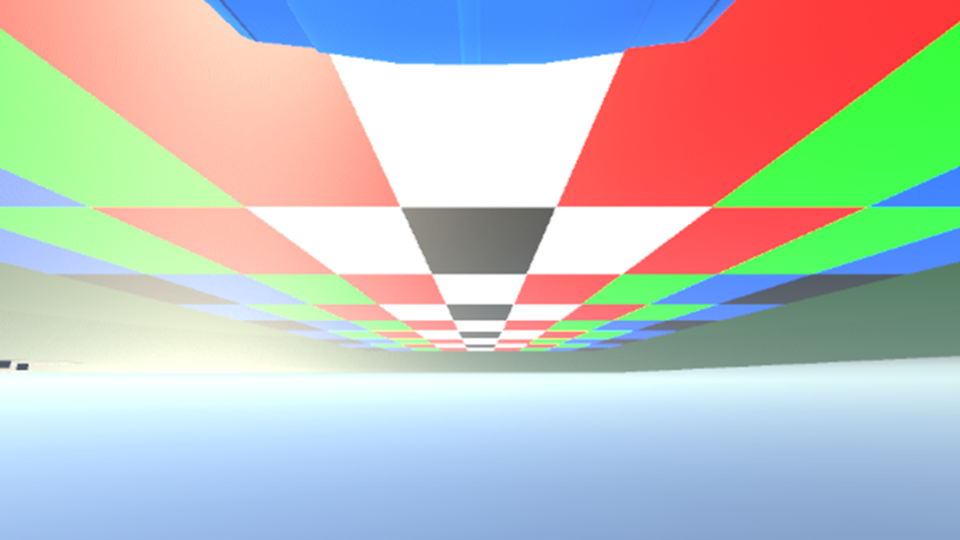
#> input picture TK2/image_data_scraping.png, 1920 x 1080 px (shown at 1/2 size)
$ jupyter execute --allow-errors nomor1-update3.ipynb
#> lines starting #> are read from the running program, lines starting #| are printed output that depends on the picture
SECTION 1

[cell 1]
from PIL import Image
import matplotlib.pyplot as plt
import numpy as np

# Load the image
image_path = 'image_data_scraping.png'  # Update this to the path of your image
image = Image.open(image_path)
#> image is the input picture: PIL image 1920x1080 RGBA; mean R, G, B, A 189.1, 193.3, 189.7, 255
image_array = np.array(image)

# Display the image to visually verify the regions of interest
plt.imshow(image_array)
plt.show()

[cell 2]
input_data = [
    {"y": 0,   "xr": 317, "x_values": [0]},
    {"y": 413, "xr": 143, "x_values": [176, 486, 798, 1110, 1425, 1734]},
    {"y": 548, "xr": 88,  "x_values": [107, 292, 479, 675, 863, 1050, 1245, 1435, 1626, 18111]},
    {"y": 608, "xr": 65,  "x_values": [350, 484, 617, 753, 890, 1026, 1161, 13298, 1434, 1571]},
    {"y": 642, "xr": 50,  "x_values": [481, 586, 691, 801, 902, 1010, 1218, 1224, 1333, 1433]},
    {"y": 660, "xr": 41,  "x_values": [556, 651, 740, 831, 912, 1005, 1090, 1180, 1270, 1346]},
    {"y": 680, "xr": 35,  "x_values": [631, 699, 769, 849, 922, 993, 1068, 1141, 1212, 1277]},
    {"y": 687, "xr": 29,  "x_values": [673, 737, 800, 864, 926, 989, 1055, 1118, 1184, 1249]},
    {"y": 695, "xr": 27,  "x_values": [700, 755, 817, 877, 935, 991, 1047, 1104, 1165, 1214]},
    {"y": 702, "xr": 25,  "x_values": [729, 775, 826, 879, 938, 985, 1040, 1091, 1150, 1193]},
]

time_stamps = [0, 60, 120, 180, 240, 300, 360, 420, 480, 540]
real_y_values = [0, 5, 10, 15, 20, 25, 30, 35, 40, 45]
final_results = {}

[cell 3]
def compute_dx_values(x_ref, x_list):
    extended = [0] + x_list
    increments = []
    for i in range(1, len(extended)):
        dx = (2.5 / x_ref) * (extended[i] - extended[i - 1])
        increments.append(dx)
    return increments

[cell 4]
def accumulate_values(increments):
    cumulative = []
    running_total = 0
    for val in increments:
        running_total += val
        cumulative.append(running_total)
    return cumulative

[cell 5]
for idx, time_frame in enumerate(final_results):
    print(f"Time frame: {time_stamps[idx]}")
    for y_idx, y_value in enumerate(real_y_values):
        print(f"Y value: {y_value} | X values: {final_results[time_frame]}")
    print("\n")

[cell 6]
for idx, record in enumerate(input_data):
    xr_value = record["xr"]
    pixel_xs = record["x_values"]

    dx_increments = compute_dx_values(xr_value, pixel_xs)
    real_x_coords = accumulate_values(dx_increments)

    final_results[f"frame_{idx}"] = real_x_coords

[cell 7]
import pandas as pd

# Load the CSV file into a DataFrame
csv_filename = "processed_coordinates.csv"
#> (the rest of this cell did not finish here and is left out)

SECTION 2: Basis Influence

[cell 8]
import numpy as np
import pandas as pd

def basis_A(t, degree):
    """ Monomial basis: t^i """
    return np.array([t**i for i in range(degree + 1)])

def basis_B(t, degree):
    """ Shifted basis: (t-60)^i """
    return np.array([(t - 60)**i for i in range(degree + 1)])

def basis_C(t, degree):
    """ Scaled and shifted basis: ((t-480)/30)^i """
    return np.array([((t - 480) / 30)**i for i in range(degree + 1)])

# [4 lines left out: function basis_D, not called in this run]

[cell 9]
def construct_vandermonde(x, degree, basis_function):
    """ Constructs the Vandermonde matrix for a given basis function and degree """
    return np.vstack([basis_function(xi, degree) for xi in x])

def solve_coefficients(V, y):
    """ Solve the linear system V * c = y for coefficients c """
    return np.linalg.solve(V, y)

# Load your data
#> (the rest of this cell did not finish here and is left out)

[cell 10]
import numpy as np
import matplotlib.pyplot as plt

# [20 lines left out: functions evaluate_polynomial, plot_results, not called in this run]

#> (the rest of this cell did not finish here and is left out)

SECTION 3: Interpolation and Extrapolation

[cell 11]
# [6 lines left out: function horner, not called in this run]

[cell 12]
import numpy as np
import matplotlib.pyplot as plt

# Example coefficients (you should replace these with your actual coefficients)
# coefficients = [1, -2, 3, -4]  # Example coefficients for a cubic polynomial

# Define a range of x values for evaluation
#> (the rest of this cell did not finish here and is left out)

[cell 13]
plt.figure(figsize=(10, 5))
#> (the rest of this cell did not finish here and is left out)

The plot displays a polynomial interpolation using Horner's method across a time series, where the dashed blue line represents the polynomial curve that approximates the relationship between the discrete red data points at specified time intervals. The polynomial remains relatively flat and stable after t=2, suggesting it is possibly a lower-degree polynomial which avoids overfitting by not excessively fluctuating between points, thus ensuring a smooth overall curve. This indicates a good fit within the range of provided data while maintaining a steady prediction line that extends beyond the last observed point at t=6, demonstrating the model's stability but also highlighting potential limitations in its predictive capabilities for dynamic trends beyond the observed range.

[cell 14]
# Extrapolating at t = 600
t_extrapolate = 600
#> (the rest of this cell did not finish here and is left out)

Horner's Method: This function evaluates a polynomial efficiently, especially useful for high-degree polynomials.

[cell 15]
# [6 lines left out: function horner, not called in this run]

# Assume `coefficients` are already defined from previous polynomial fitting
#> (the rest of this cell did not finish here and is left out)

[cell 16]
actual_y_at_600 = 50  # This is the given actual coordinate for comparison
#> (the rest of this cell did not finish here and is left out)

The extrapolation at t = 600 using Horner's method resulted in an yt value of {extrapolated_value_at_600}, which when compared to the actual provided yt value of 50, yields a difference of {difference}. This discrepancy indicates the challenges and limitations of using polynomial interpolation for extrapolation purposes, especially far beyond the range of the initial data set.

Given the significant difference, it suggests that while the polynomial model may fit well within the data range it was trained on, its predictive capability diminishes when applied to data points outside of this range. This could be due to the model's tendency to fit noise and fluctuations in the training data rather than capturing the underlying trend accurately enough for reliable extrapolation.

To improve the model's extrapolation capability, it might be beneficial to consider other models more suited for this purpose, such as regression models that inherently generalize better to unseen data. Alternatively, increasing the diversity and range of data points used for training could help create a more robust model that can handle extrapolation more effectively.

SECTION 4: Newton and Cubic Splines Interpolation

[cell 17]
def divided_differences(x, y):
    n = len(y)
    coef = np.copy(y)
    for j in range(1, n):
        for i in range(n-1, j-1, -1):
            coef[i] = (coef[i] - coef[i-1]) / (x[i] - x[i-j])
    return coef

# Example data points
x_points = np.array([0, 5, 10, 15, 20, 25, 30, 35, 40, 45])  # Time points
y_points = np.array([317, 143, 88, 65, 50, 41, 35, 29, 27, 25])  # Corresponding values

# Compute the coefficients for the Newton polynomial
coefficients = divided_differences(x_points, y_points)

[cell 18]
def newton_polynomial(x, x_points, coef):
#> called with x = 0, x_points = array of shape (10,), coef = array of shape (10,)
    n = len(x_points) - 1
    p = coef[n]
    for k in range(1, n+1):
        p = coef[n-k] + (x - x_points[n-k]) * p
    return p

# Evaluate at various points
eval_points = np.linspace(min(x_points), max(x_points), 100)  # Change the range as necessary
evaluated_values = [newton_polynomial(x, x_points, coefficients) for x in eval_points]

[cell 19]
import matplotlib.pyplot as plt

plt.scatter(x_points, y_points, color='red', label='Original Data Points')
plt.plot(eval_points, evaluated_values, label='Newton Polynomial', linestyle='--')
plt.title('Newton Polynomial Interpolation')
plt.xlabel('Time (t)')
plt.ylabel('Values')
plt.legend()
plt.grid(True)
plt.show()
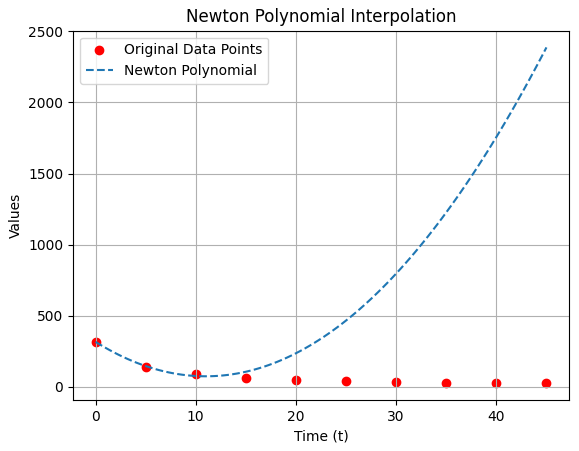
#> figure drawn by matplotlib, 1 panel; curve peaks at x = 45, y = 2387

[cell 20]
# New point at t = 600
new_x = 600
new_y = 2.336957  # Assume this value as given in the assignment

# Extend the polynomial
new_coef = np.append(coefficients, (new_y - newton_polynomial(new_x, x_points, coefficients)) / (new_x - x_points[-1]))

# Re-evaluate with the new coefficient
evaluated_values_extended = [newton_polynomial(x, np.append(x_points, new_x), new_coef) for x in np.append(eval_points, new_x)]

# Plot results with the extended polynomial
plt.scatter(x_points, y_points, color='red', label='Original Data Points')
plt.scatter(new_x, new_y, color='green', label='New Data Point at t=600')
plt.plot(np.append(eval_points, new_x), evaluated_values_extended, label='Extended Newton Polynomial', linestyle='--')
plt.title('Extended Newton Polynomial Interpolation')
plt.xlabel('Time (t)')
plt.ylabel('Values')
plt.legend()
plt.grid(True)
plt.show()
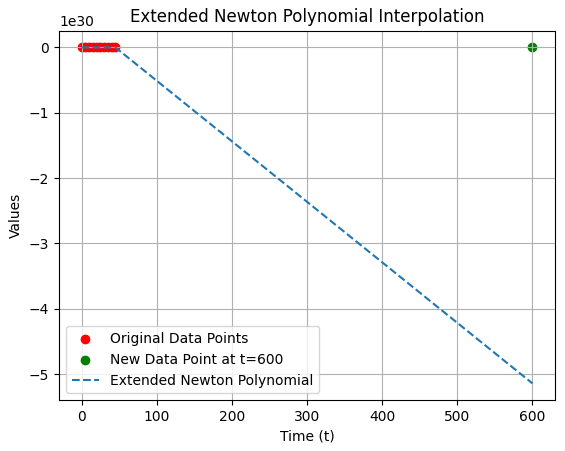
#> figure drawn by matplotlib, 1 panel; curve peaks at x = 43.64, y = 5.22e+14

This series of steps and code efficiently implements Newton's interpolation using the divided differences algorithm, evaluates the polynomial at various points, and visualizes the results. By extending the polynomial to include a new data point, you demonstrate an understanding of how interpolation can be adapted dynamically to new information.

[cell 21]
import numpy as np

def cubic_spline(x, y):
    n = len(x) - 1
    h = np.diff(x)
    al = np.zeros(n)

    for i in range(1, n):
        al[i] = (3 / h[i]) * (y[i + 1] - y[i]) - (3 / h[i - 1]) * (y[i] - y[i - 1])

    # Solve the tridiagonal system
    l = np.ones(n + 1)
    mu = np.zeros(n)
    z = np.zeros(n + 1)

    for i in range(1, n):
        l[i] = 2 * (x[i + 1] - x[i - 1]) - h[i - 1] * mu[i - 1]
        mu[i] = h[i] / l[i]
        z[i] = (al[i] - h[i - 1] * z[i - 1]) / l[i]

    # Solving for the spline coefficients
    b = np.zeros(n)
    c = np.zeros(n + 1)
    d = np.zeros(n)

    for i in range(n - 1, -1, -1):
        c[i] = z[i] - mu[i] * c[i + 1]
        b[i] = (y[i + 1] - y[i]) / h[i] - h[i] * (c[i + 1] + 2 * c[i]) / 3
        d[i] = (c[i + 1] - c[i]) / (3 * h[i])

    return b, c, d

def eval_spline(x, x_points, y_points, b, c, d):
    """ Evaluate the spline at x using the coefficients """
#> called with x = 0, x_points = array of shape (10,), y_points = array of shape (10,), b = array of shape (9,), c = array of shape (10,), d = array of shape (9,)
    n = len(x_points) - 1
    for i in range(n):
        if x_points[i] <= x <= x_points[i + 1]:
            dx = x - x_points[i]
            return y_points[i] + b[i] * dx + c[i] * dx**2 + d[i] * dx**3
    return None

# Example usage
x_points = np.array([0, 5, 10, 15, 20, 25, 30, 35, 40, 45])
y_points = np.array([317, 143, 88, 65, 50, 41, 35, 29, 27, 25])
b, c, d = cubic_spline(x_points, y_points)

x_vals = np.linspace(min(x_points), max(x_points), 500)
y_vals = [eval_spline(xi, x_points, y_points, b, c, d) for xi in x_vals]

# Plot the results
import matplotlib.pyplot as plt
plt.figure(figsize=(10, 5))
plt.plot(x_vals, y_vals, label="Cubic Spline Interpolation")
plt.scatter(x_points, y_points, color='red', label="Data Points")
plt.title("Manual Cubic Spline Interpolation")
plt.xlabel("Time (t)")
plt.ylabel("yt")
plt.legend()
plt.grid(True)
plt.show()
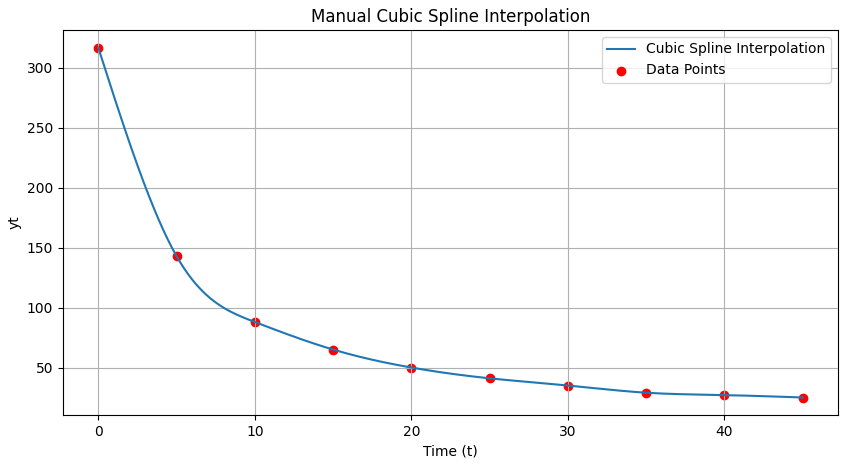
#> figure drawn by matplotlib, 1 panel; curve peaks at x = 0, y = 317

[cell 22]
newton_vals = [newton_polynomial(x, x_points, coefficients) for x in x_vals]

plt.figure(figsize=(10, 5))
plt.scatter(x_points, y_points, color='red', label='Original Data Points')
plt.plot(x_vals, y_vals, label='Cubic Spline', linestyle='-', color='blue')
plt.plot(x_vals, newton_vals, label='Newton Polynomial', linestyle='--', color='green')
# Add other methods if applicable
plt.title('Comparison of Interpolation Methods')
plt.xlabel('Time (t)')
plt.ylabel('Values')
plt.legend()
plt.grid(True)
plt.show()
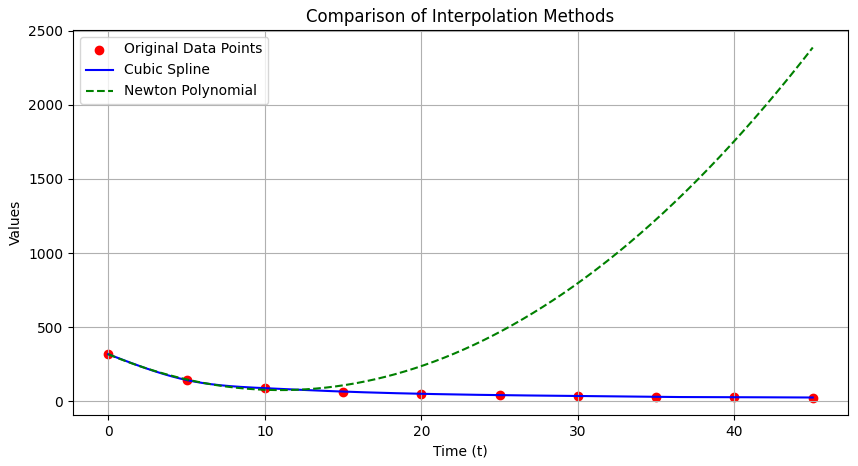
#> figure drawn by matplotlib, 1 panel; curve peaks at x = 0, y = 317; curve peaks at x = 45, y = 2387

The cubic spline interpolation provides a smooth curve that closely follows the original data points, exhibiting minimal overshoot and maintaining continuity and differentiability across the dataset. Compared to the Newton polynomial, the cubic spline offers a smoother transition between points, which is particularly advantageous in applications requiring smooth derivatives, such as in physics or engineering simulations.

However, while the cubic spline provides aesthetic and functional benefits, it may not always be the most computationally efficient, especially for very large datasets or real-time applications. In such cases, simpler polynomials or piecewise linear interpolations might be preferred due to their lower computational overhead.

Given the balance between accuracy and computational efficiency, cubic splines are recommended for applications where smoothness is critical and the computational budget allows. For scenarios prioritizing speed and resource efficiency, alternative methods like the Newton polynomial might be more suitable.

Overshoot is a phenomenon where a system's response to a sudden input change exceeds the intended output level. It occurs due to inherent system inertia, with the extent of overshoot influenced by system damping and input change speed.

[cell 23]
import numpy as np
import matplotlib.pyplot as plt

def pchip_interpolate(x, y):
    n = len(x) - 1
    d = np.zeros_like(y)
    delta = np.diff(y) / np.diff(x)

    for i in range(1, n):
        if delta[i-1] * delta[i] > 0:
            d[i] = 2 * delta[i-1] * delta[i] / (delta[i-1] + delta[i])

    x_vals = np.linspace(x[0], x[-1], 500)
    y_vals = np.zeros_like(x_vals)

    for i in range(n):
        t = (x_vals - x[i]) / (x[i+1] - x[i])
        t = np.clip(t, 0, 1)
        h00 = (2*t**3 - 3*t**2 + 1)
        h10 = (t**3 - 2*t**2 + t)
        h01 = (-2*t**3 + 3*t**2)
        h11 = (t**3 - t**2)
        y_vals += (h00*y[i] + h10*(x[i+1] - x[i])*d[i] + h01*y[i+1] + h11*(x[i+1] - x[i])*d[i+1]) * (x[i] <= x_vals) * (x_vals <= x[i+1])

    return x_vals, y_vals

# Example data
x_points = np.linspace(0, 540, 10)
y_points = np.sin(x_points / 540 * 2 * np.pi)  # Example monotonic data

x_vals, y_vals = pchip_interpolate(x_points, y_points)

plt.figure(figsize=(10, 5))
plt.plot(x_vals, y_vals, 'r-', label='PCHIP Interpolation')
plt.scatter(x_points, y_points, color='b', label='Data Points')
plt.title('Monotone Piecewise Cubic Hermite Spline Interpolation')
plt.xlabel('Frame')
plt.ylabel('Value')
plt.legend()
plt.show()
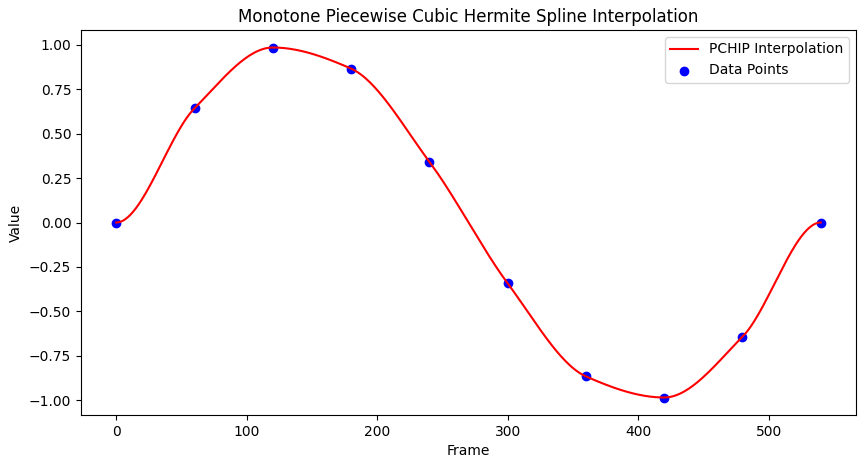
#> figure drawn by matplotlib, 1 panel; curve peaks at x = 120.1, y = 0.985
